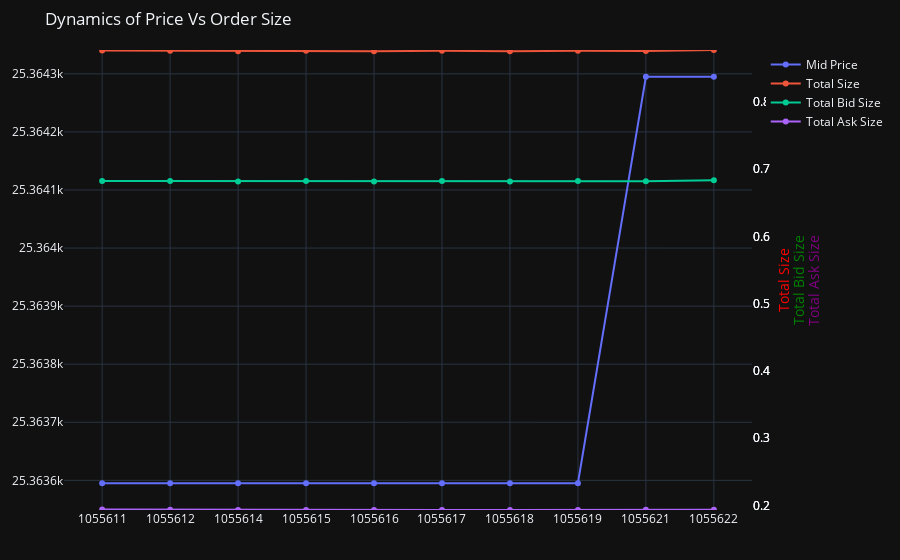

Here is the notebook cell this chart was saved with:
### Code cell
import plotly.graph_objects as go
fig = go.Figure()

# Add trace for y1
fig.add_trace(go.Scatter(x=AggData['ID'], y=AggData['MidPrice'], name='Mid Price'))

# Combine the y-values from TotalSize, TotalBidSize, and TotalAskSize
y_values = pd.concat([AggData['TotalSize'], AggData['TotalBidSize'], AggData['TotalAskSize']])

fig.add_trace(go.Scatter(x=AggData['ID'], y=AggData['TotalSize'], name='Total Size', yaxis='y2'))
fig.add_trace(go.Scatter(x=AggData['ID'], y=AggData['TotalBidSize'], name='Total Bid Size', yaxis='y3'))
fig.add_trace(go.Scatter(x=AggData['ID'], y=AggData['TotalAskSize'], name='Total Ask Size', yaxis='y4'))
right_y_range = [y_values.min(), y_values.max()]

# Configure the right y-axes
fig.update_layout(
    yaxis2=dict(title='Total Size', titlefont=dict(color='red'), side='right', overlaying='y', showgrid=False, range=right_y_range),
    yaxis3=dict(title='Total Bid Size', titlefont=dict(color='green'), side='right', overlaying='y', showgrid=False, range=right_y_range),
    yaxis4=dict(title='Total Ask Size', titlefont=dict(color='purple'), side='right', overlaying='y', showgrid=False, range=right_y_range),
    showlegend=True
)

fig.update_layout(margin=dict(l=50, r=50, t=50, b=50), 
                    yaxis2=dict(title_standoff=10), yaxis3=dict(title_standoff=25), yaxis4=dict(title_standoff=40), 
                    template='plotly_dark', title='Dynamics of Price Vs Order Size',)

# Show the chart
fig.show()

### Figure 1 — Plotly figure (JSON) as saved in the notebook; plotly's stock layout.template omitted (floating-point values rounded to 4 significant figures)
{"data": [{"name": "Mid Price", "type": "scatter", "x": ["1055611", "1055612", "1055614", "1055615", "1055616", "1055617", "1055618", "1055619", "1055621", "1055622"], "y": [25360.0, 25360.0, 25360.0, 25360.0, 25360.0, 25360.0, 25360.0, 25360.0, 25360.0, 25360.0]}, {"name": "Total Size", "type": "scatter", "x": ["1055611", "1055612", "1055614", "1055615", "1055616", "1055617", "1055618", "1055619", "1055621", "1055622"], "y": [0.8765, 0.8762, 0.8752, 0.876, 0.8752, 0.876, 0.8752, 0.876, 0.8758, 0.8772], "yaxis": "y2"}, {"name": "Total Bid Size", "type": "scatter", "x": ["1055611", "1055612", "1055614", "1055615", "1055616", "1055617", "1055618", "1055619", "1055621", "1055622"], "y": [0.6826, 0.6826, 0.6819, 0.6826, 0.6819, 0.6826, 0.6819, 0.6826, 0.682, 0.6834], "yaxis": "y3"}, {"name": "Total Ask Size", "type": "scatter", "x": ["1055611", "1055612", "1055614", "1055615", "1055616", "1055617", "1055618", "1055619", "1055621", "1055622"], "y": [0.194, 0.1936, 0.1934, 0.1934, 0.1934, 0.1934, 0.1934, 0.1934, 0.1938, 0.1938], "yaxis": "y4"}], "layout": {"margin": {"b": 50, "l": 50, "r": 50, "t": 50}, "showlegend": true, "title": {"text": "Dynamics of Price Vs Order Size"}, "yaxis2": {"overlaying": "y", "range": [0.1934, 0.8772], "showgrid": false, "side": "right", "title": {"font": {"color": "red"}, "standoff": 10, "text": "Total Size"}}, "yaxis3": {"overlaying": "y", "range": [0.1934, 0.8772], "showgrid": false, "side": "right", "title": {"font": {"color": "green"}, "standoff": 25, "text": "Total Bid Size"}}, "yaxis4": {"overlaying": "y", "range": [0.1934, 0.8772], "showgrid": false, "side": "right", "title": {"font": {"color": "purple"}, "standoff": 40, "text": "Total Ask Size"}}}}
